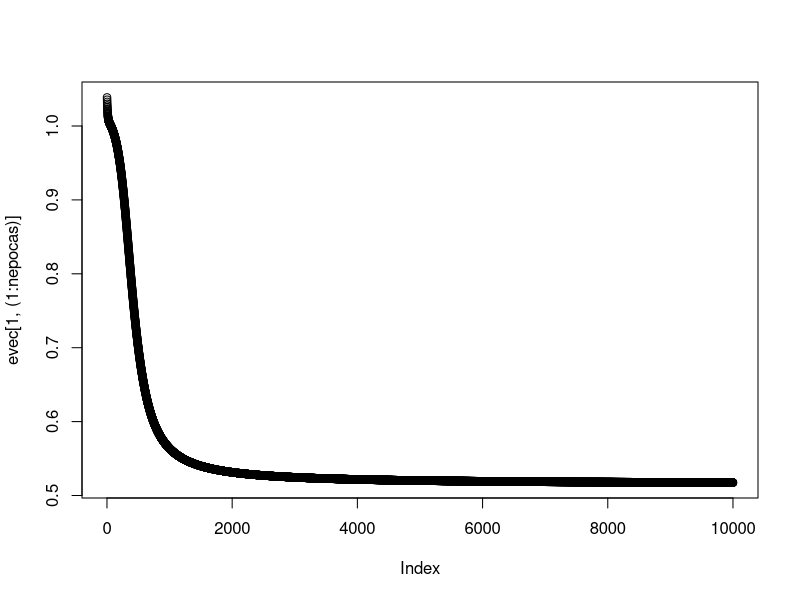

Here is the R script that generated this plot:
rm(list = ls())

sech2 <- function(u){
  return(((2/(exp(u)+exp(-u)))*(2/(exp(u)+exp(-u)))))
}

x <- matrix(c(0,0,0,1,1,0,1,1),byrow = T,ncol = 2)
y <- matrix(c(-1,+1,+1,-1,+1,-1,-1,+1),byrow = T,ncol = 2)

i1 <- 1
i4 <- 1
i5 <- 1
i8 <- 1

w61 <- runif(1)-0.5
w62 <- runif(1)-0.5
w63 <- runif(1)-0.5

w72 <- runif(1)-0.5
w73 <- runif(1)-0.5
w74 <- runif(1)-0.5

w95 <- runif(1)-0.5
w96 <- runif(1)-0.5
w97 <- runif(1)-0.5

w106 <- runif(1)-0.5
w107 <- runif(1)-0.5
w108 <- runif(1)-0.5

tol <- 0.01
nepocas <- 0
eepoca <- tol+1
eta <- 0.01
maxepocas <- 10000

evec <- matrix(nrow = 1,ncol = maxepocas)

while((nepocas < maxepocas) && (eepoca > tol)){
  
  ei2 <- 0 
  iseq <- sample(4)
  
  for(i in (1:4)){
    
    i2 <- x[iseq[i],1]
    i3 <- x[iseq[i],2]
    
    y9 <- y[iseq[i],1]
    y10 <- y[iseq[i],2]
    
    u6 <- i1*w61 + i2*w62 + i3*w63
    u7 <- i2*w72+i3*w73+i4*w74
    
    i6 <- tanh(u6)
    i7 <- tanh(u7)
    
    u9 <- i5*w95 + i6*w96+i7*w97
    u10<- i6*w106+i7*w107+i8*w108
    
    i9 <- tanh(u9)
    i10 <- tanh(u10)
    
    e9 <- y9 - i9
    e10 <- y10 - i10
    
    d9 <- e9*sech2(u9)
    d10 <- e10*sech2(u10)
    
    DW95 <- eta * d9 * i5
    DW96 <- eta * d9 * i6
    DW97 <- eta * d9 * i7
    
    DW106 <- eta * d10 * i6
    DW107 <- eta * d10 * i7
    DW108 <- eta * d10 * i8
    
    d6 <- (d9*w96+d10*w106)*sech2(u6)
    d7 <- (d9*w97+d10*w107)*sech2(u7)
    
    DW61 <- eta*d6*i1 
    DW62 <- eta*d6*i2
    DW63 <- eta*d6*i3
    
    DW72 <- eta*d7*i2
    DW73 <- eta*d7*i3
    DW74 <- eta*d7*i4
    
    w95 <- w95 + DW95
    w96 <- w96 + DW96
    w97 <- w97 + DW97
    
    w106 <- w106 + DW106
    w107 <- w107 + DW107
    w108 <- w108 + DW108
    
    w61 <- w61 + DW61
    w62 <- w62 + DW62
    w63 <- w63 + DW63
    
    w72 <- w72 + DW72
    w73 <- w73 + DW73
    w74 <- w74 + DW74
    
    ei <- ((e9*e9)+(e10*e10))/2
    ei2 <- ei2 + ei
  }
  
  nepocas <- nepocas +1
  evec[nepocas] <- ei2/4
  eepoca<-evec[nepocas]
  
}

plot(evec[1,(1:nepocas)])

yhatALL <- matrix(ncol = 2,nrow = 4)
for(i in (1:4)){
  i2 <- x[i,1]
  i3 <- x[i,2]
  # Saida  
  y9 <- y[i, 1]
  y10 <- y[i, 2]
  # Camada intermediaria
  u6 <- i1*w61 + i2*w62 + i3*w63
  u7 <- i2*w72 + i3*w73 + i4*w74
  
  i6 <- tanh(u6)
  i7 <- tanh(u7)
  # Camada de saida
  u9 <- i5*w95 + i6*w96 + i7*w97
  u10 <- i6*w106 + i7*w107 + i8*w108
  
  i9 <- tanh(u9)
  i10 <- tanh(u10)
  
  yhatALL[i,1] <- i9
  yhatALL[i,2] <- i10
}
yhatALL
